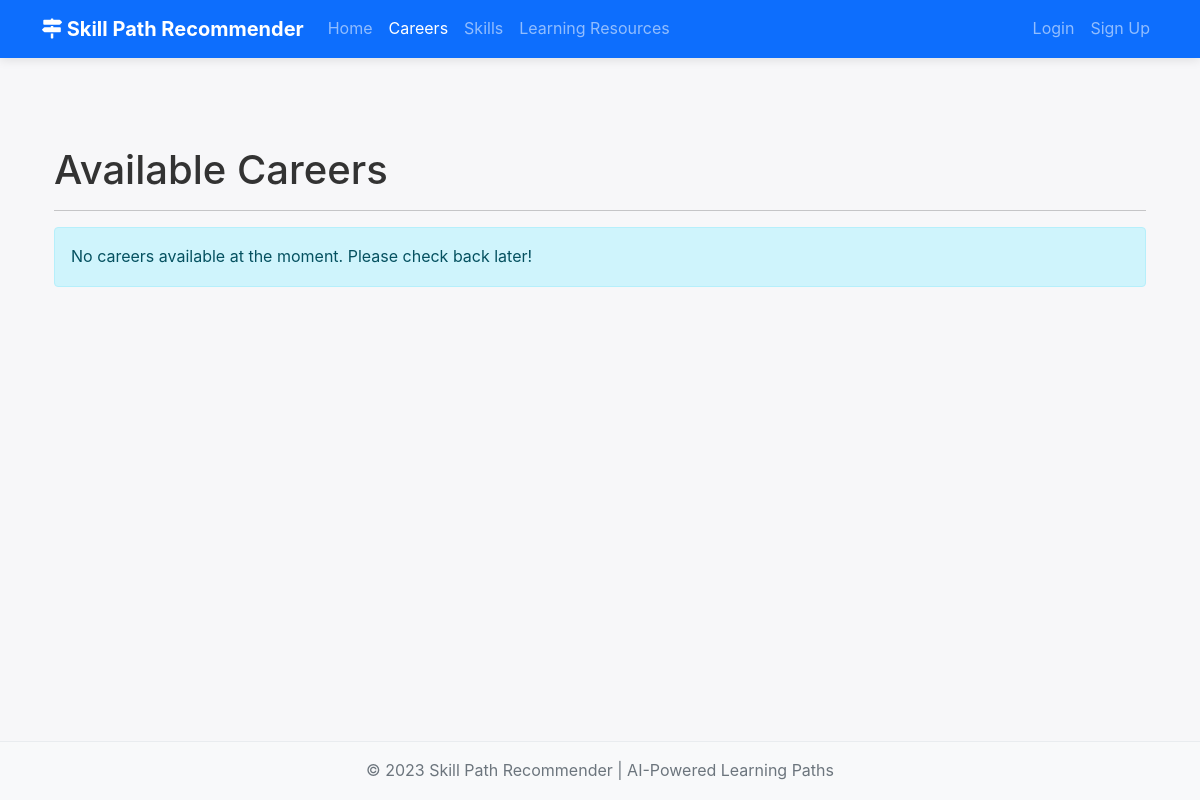
The page /careers/ on the database as committed earlier.
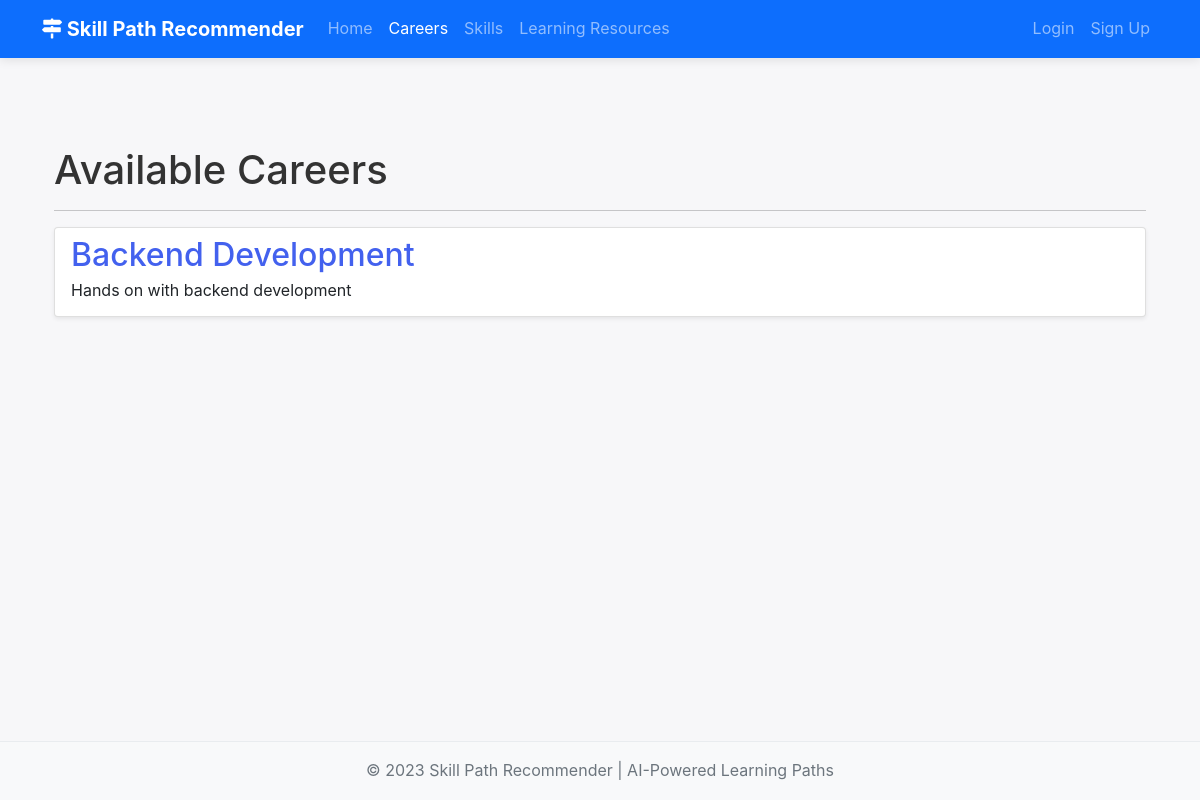
The same page on the database as committed later.
### careers/models.py (models this page shows, shortened)
class Career(models.Model):
    name = models.CharField(max_length=100)
    slug = models.SlugField(max_length=120, unique=True)
    description = models.TextField()
    category = models.CharField(max_length=50, blank=True)
    average_salary = models.CharField(max_length=50, blank=True)
    job_outlook = models.TextField(blank=True)
    required_education = models.CharField(max_length=100, blank=True)
    created_at = models.DateTimeField(auto_now_add=True)
    updated_at = models.DateTimeField(auto_now=True)

### careers/views.py (the view)
# urls.py: path('', views.careers_list, name='careers_list'),
def careers_list(request):
    search_query = request.GET.get('search', '')
    category_filter = request.GET.get('category', '')
    careers = Career.objects.all()
    if search_query:
        careers = careers.filter(
            Q(name__icontains=search_query) |
            Q(description__icontains=search_query)
        )
    if category_filter:
        careers = careers.filter(category=category_filter)
    categories = Career.objects.values_list('category', flat=True).distinct()
    categories = [c for c in categories if c]  # Remove empty categories
    context = {
        'careers': careers,
        'search_query': search_query,
        'category_filter': category_filter,
        'categories': categories,
    }
    return render(request, 'careers/career_list.html', context)

### templates/careers/career_list.html (shortened to what this page needs)
{% extends 'base.html' %}
{% load static %}
{% block content %}
<div class="container mt-4">
    <h1>Available Careers</h1>
    <hr>
    {% if careers %}
        <div class="list-group">
            {% for career in careers %}
            <div class="list-group-item list-group-item-action flex-column align-items-start mb-3 shadow-sm">
                <div class="d-flex w-100 justify-content-between">
                    <h2 class="mb-1"><a href="{% url 'careers:career_detail' career.id %}">{{ career.name }}</a></h2>
                </div>
                <p class="mb-1">{{ career.description|truncatewords:30 }}</p>
            </div>
            {% empty %}
            <div class="alert alert-info" role="alert">
                <p class="mb-0">No careers available at the moment. Please check back later!</p>
            </div>
            {% endfor %}
        </div>
    {% else %}
        <div class="alert alert-info" role="alert">
            <p class="mb-0">No careers available at the moment. Please check back later!</p>
        </div>
    {% endif %}
</div>
{% endblock %}

Rows that differ between the two databases and show on the page:
added Career: name "Backend Development", description "Hands on with backend development"
Other text that changed with them:
text no longer shown: "No careers available at the moment. Please check back later!"
